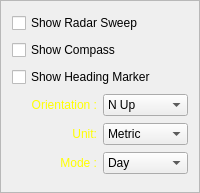
<?xml version="1.0" encoding="UTF-8"?>
<ui version="4.0">
 <class>FrameControl3</class>
 <widget class="QFrame" name="FrameControl3">
  <property name="geometry">
   <rect>
    <x>0</x>
    <y>0</y>
    <width>200</width>
    <height>193</height>
   </rect>
  </property>
  <property name="windowTitle">
   <string>Frame</string>
  </property>
  <property name="frameShape">
   <enum>QFrame::StyledPanel</enum>
  </property>
  <property name="frameShadow">
   <enum>QFrame::Raised</enum>
  </property>
  <layout class="QVBoxLayout" name="verticalLayout">
   <item>
    <widget class="QCheckBox" name="checkBoxShowRSweep">
     <property name="text">
      <string>Show Radar Sweep</string>
     </property>
    </widget>
   </item>
   <item>
    <widget class="QCheckBox" name="checkBoxShowCompass">
     <property name="text">
      <string>Show Compass</string>
     </property>
    </widget>
   </item>
   <item>
    <widget class="QCheckBox" name="checkBoxShowHM">
     <property name="text">
      <string>Show Heading Marker</string>
     </property>
    </widget>
   </item>
   <item>
    <layout class="QHBoxLayout" name="horizontalLayout">
     <item>
      <widget class="QLabel" name="label">
       <property name="styleSheet">
        <string notr="true">color: rgb(255, 255, 0);</string>
       </property>
       <property name="text">
        <string>Orientation :</string>
       </property>
       <property name="alignment">
        <set>Qt::AlignRight|Qt::AlignTrailing|Qt::AlignVCenter</set>
       </property>
      </widget>
     </item>
     <item>
      <widget class="QComboBox" name="comboBoxMotion">
       <property name="styleSheet">
        <string notr="true"/>
       </property>
       <item>
        <property name="text">
         <string>N Up</string>
        </property>
       </item>
       <item>
        <property name="text">
         <string>H up</string>
        </property>
       </item>
      </widget>
     </item>
    </layout>
   </item>
   <item>
    <layout class="QHBoxLayout" name="horizontalLayout_5">
     <item>
      <widget class="QLabel" name="label_5">
       <property name="styleSheet">
        <string notr="true">color: rgb(255, 255, 0);</string>
       </property>
       <property name="text">
        <string>Unit:</string>
       </property>
       <property name="alignment">
        <set>Qt::AlignRight|Qt::AlignTrailing|Qt::AlignVCenter</set>
       </property>
      </widget>
     </item>
     <item>
      <widget class="QComboBox" name="comboBoxDisplayUnit">
       <property name="styleSheet">
        <string notr="true"/>
       </property>
       <item>
        <property name="text">
         <string>Metric</string>
        </property>
       </item>
       <item>
        <property name="text">
         <string>Nautic</string>
        </property>
       </item>
      </widget>
     </item>
    </layout>
   </item>
   <item>
    <layout class="QHBoxLayout" name="horizontalLayout_2">
     <item>
      <widget class="QLabel" name="label_2">
       <property name="styleSheet">
        <string notr="true">color: rgb(255, 255, 0);</string>
       </property>
       <property name="text">
        <string>Mode :</string>
       </property>
       <property name="alignment">
        <set>Qt::AlignRight|Qt::AlignTrailing|Qt::AlignVCenter</set>
       </property>
      </widget>
     </item>
     <item>
      <widget class="QComboBox" name="comboBoxDisplayMode">
       <property name="styleSheet">
        <string notr="true"/>
       </property>
       <item>
        <property name="text">
         <string>Day</string>
        </property>
       </item>
       <item>
        <property name="text">
         <string>Night</string>
        </property>
       </item>
      </widget>
     </item>
    </layout>
   </item>
  </layout>
 </widget>
 <resources/>
 <connections/>
</ui>
